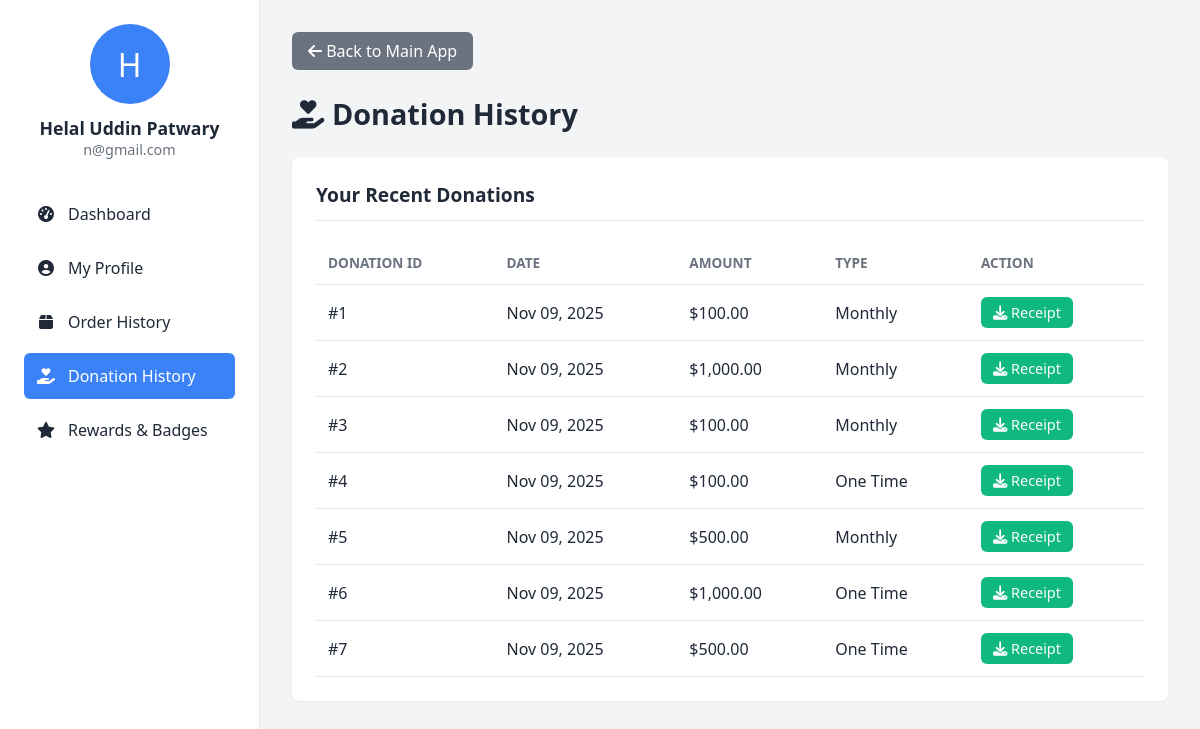
/profile.php?page=donation_history (signed in), run on the app's committed database.
### tables this page shows
CREATE TABLE `donation` (
  `donation_id` int(11) NOT NULL,
  `donor_email` varchar(100) NOT NULL,
  `amount` decimal(10,2) NOT NULL,
  `type` varchar(20) NOT NULL,
  `reason` text DEFAULT NULL,
  `payment_method` varchar(50) NOT NULL,
  `transaction_id` varchar(100) DEFAULT NULL,
  `cardholder_name` varchar(255) DEFAULT NULL,
  `card_number_last_four` varchar(4) DEFAULT NULL,
  `donation_date` timestamp NOT NULL DEFAULT current_timestamp()
);

### donation_history.php (the view, shortened to what this page needs)
<?php
$sql_donations = "SELECT donation_id, amount, type, donation_date, transaction_id FROM donation LIMIT 10";
$result_donations = $conn->query($sql_donations);
$donations = $result_donations ? $result_donations->fetch_all(MYSQLI_ASSOC) : [];
?>
<h1><i class="fas fa-hand-holding-heart"></i> Donation History</h1>
<div class="section-card">
    <h3>Your Recent Donations</h3>
    <?php if (empty($donations)): ?>
        <p>You have no donation history yet.</p>
    <?php else: ?>
        <table class="table">
            <thead>
                <tr>
                    <th>Donation ID</th>
                    <th>Date</th>
                    <th>Amount</th>
                    <th>Type</th>
                    <th>Action</th>
                </tr>
            </thead>
            <tbody>
                <?php foreach ($donations as $donation): ?>
                    <tr>
                        <td>#<?php echo htmlspecialchars($donation['donation_id']); ?></td>
                        <td><?php echo date('M d, Y', strtotime($donation['donation_date'])); ?></td>
                        <td>$<?php echo number_format($donation['amount'], 2); ?></td>
                        <td><?php echo htmlspecialchars(ucwords($donation['type'])); ?></td>
                        <td>
                            <a href="generate_receipt.php?type=donation&id=<?php echo $donation['donation_id']; ?>"
                                class="btn" target="_blank" style="padding: 6px 12px; font-size: 0.9rem; background-color: var(--primary-green);">
                                <i class="fas fa-download"></i> Receipt
                            </a>
                        </td>
                    </tr>
                <?php endforeach; ?>
            </tbody>
        </table>
    <?php endif; ?>
</div>

### profile.php (style rules this page uses)
:root { --primary-blue: #3B82F6; --primary-green: #10B981; --primary-orange: #F97316; --bg-light: #F3F4F6; --bg-white: #FFFFFF; --text-dark: #1F2937; --text-gray: #6B7280; --border-color: #E5E7EB; --shadow-sm: 0 1px 2px 0 rgba(0, 0, 0, 0.05); font-family: 'Segoe UI', 'Roboto', 'Helvetica Neue', sans-serif; }
* { box-sizing: border-box; margin: 0; padding: 0; }
body { background-color: var(--bg-light); color: var(--text-dark); }
.profile-content h1 { font-size: 1.8rem; font-weight: 700; margin-bottom: 24px; }
.section-card { background-color: var(--bg-white); padding: 24px; border-radius: 8px; box-shadow: var(--shadow-sm); margin-bottom: 24px; }
.section-card h3 { font-size: 1.2rem; font-weight: 600; margin-bottom: 20px; border-bottom: 1px solid var(--border-color); padding-bottom: 12px; }
.table { width: 100%; border-collapse: collapse; }
.table th, .table td { padding: 12px; text-align: left; border-bottom: 1px solid var(--border-color); }
.table th { font-weight: 600; color: var(--text-gray); font-size: 0.85rem; text-transform: uppercase; }
.btn { display: inline-block; padding: 8px 16px; background-color: var(--primary-blue); color: white; text-decoration: none; border-radius: 6px; font-weight: 500; transition: background-color 0.2s; border: none; cursor: pointer; }

### data on the page
donation: donation_id "1", donation_date "Nov 09, 2025", amount "100.00", type "Monthly"
donation: donation_id "2", donation_date "Nov 09, 2025", amount "1,000.00", type "Monthly"
donation: donation_id "3", donation_date "Nov 09, 2025", amount "100.00", type "Monthly"
donation: donation_id "4", donation_date "Nov 09, 2025", amount "100.00", type "One Time"
donation: donation_id "5", donation_date "Nov 09, 2025", amount "500.00", type "Monthly"
donation: donation_id "6", donation_date "Nov 09, 2025", amount "1,000.00", type "One Time"
donation: donation_id "7", donation_date "Nov 09, 2025", amount "500.00", type "One Time"

### other printed values
$user_initial "H"
$user_name "Helal Uddin Patwary"
$user_email "n@gmail.com"
